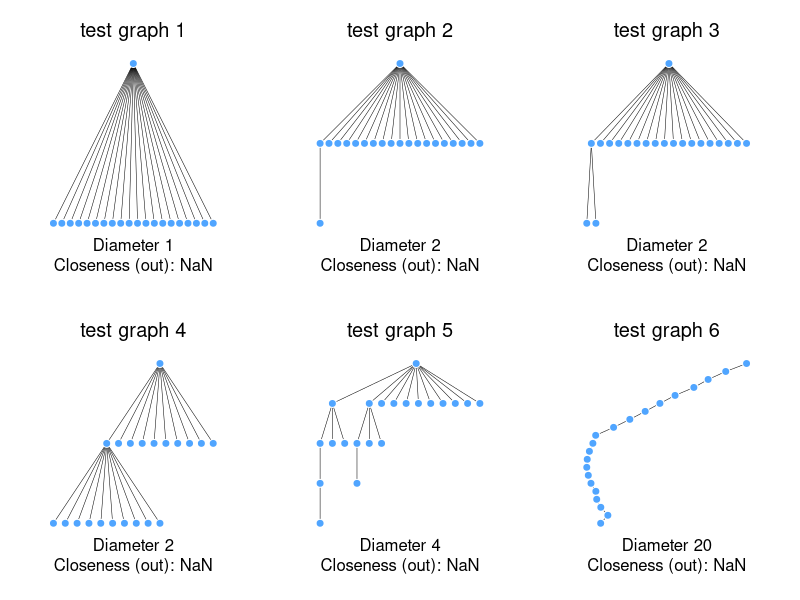

R code for this plot:
library(igraph)
options(scipen=99)

base.dir <- "c:/r/aDiss/descriptivePlots/"

blue <- rgb(80, 165, 255, maxColorValue=255)

star.chain.df1 <- data.frame(
  from=c(0, 0, 0, 0, 0, 0, 0, 0, 0, 0, 0, 0, 0, 0, 0, 0, 0, 0, 0, 0)
  , to=c(1, 2, 3, 4, 5, 6, 7, 8, 9, 10, 11, 12, 13, 14, 15, 16, 17, 18, 19, 20)
  )

star.chain.df2 <- data.frame(
  from=c(0, 0, 0, 0, 0, 0, 0, 0, 0, 0, 0, 0, 0, 0, 0, 0, 0, 0, 0, 1)
  , to=c(1, 2, 3, 4, 5, 6, 7, 8, 9, 10, 11, 12, 13, 14, 15, 16, 17, 18, 19, 20)
)

star.chain.df3 <- data.frame(
  from=c(0, 0, 0, 0, 0, 0, 0, 0, 0, 0, 0, 0, 0, 0, 0, 0, 0, 0, 1, 1)
  , to=c(1, 2, 3, 4, 5, 6, 7, 8, 9, 10, 11, 12, 13, 14, 15, 16, 17, 18, 19, 20)
)

star.chain.df4 <- data.frame(
  from=c(0, 0, 0, 0, 0, 0, 0, 0, 0, 0,  1,  1,  1,   1,  1, 1,   1,  1,  1, 1)
  , to=c(1, 2, 3, 4, 5, 6, 7, 8, 9, 10, 11, 12, 13, 14, 15, 16, 17, 18, 19, 20)
)

star.chain.df5 <- data.frame(
  from=c(0, 0, 0, 0, 0, 0, 0, 0, 0, 1,  1,  1,  2,  2,  2,  10, 16, 13, 0, 0)
  , to=c(1, 2, 3, 4, 5, 6, 7, 8, 9, 10, 11, 12, 13, 14, 15, 16, 17, 18, 19, 20)
)

star.chain.df6 <- data.frame(
  from=c(0, 1, 2, 3, 4, 5, 6, 7, 8, 9, 10, 11, 12, 13, 14, 15, 16, 17, 18, 19)
  , to=c(1, 2, 3, 4, 5, 6, 7, 8, 9, 10, 11, 12, 13, 14, 15, 16, 17, 18, 19, 20)
)




g1 <- graph.data.frame(star.chain.df1, directed=T)
g2 <- graph.data.frame(star.chain.df2, directed=T)
g3 <- graph.data.frame(star.chain.df3, directed=T)
g4 <- graph.data.frame(star.chain.df4, directed=T)
g5 <- graph.data.frame(star.chain.df5, directed=T)
g6 <- graph.data.frame(star.chain.df6, directed=T)

graph.list <- list(g1, g2, g3, g4, g5, g6)

tmp.v <- rep(NA, 6)
df.closenesses <- data.frame(c.out=tmp.v, c.in=tmp.v, c.all=tmp.v, c.total=tmp.v)

#star.chain.plots <- paste(base.dir, "ChainingOutCloseness.png", sep="")
#png(star.chain.plots, width=1024, height=800, pointsize=20)

star.chain.plots <- paste(base.dir, "ChainingOutCloseness.pdf", sep="")
pdf(star.chain.plots, useDingbats=FALSE) #, width=1024, height=800, pointsize=16)
# pdf(file=star.chain.plots, paper="letter", pointsize=8)
par(mfrow=c(2,3))

for (i in 1:6) {

  # i <- 1 + i
  g <- graph.list[[i]]
  diam <- diameter(g)
  round.to <- 3
  #deg <- round(centralization.degree (g, mode = c("all", "out", "in", "total"),loops = TRUE, normalized = TRUE)$centralization , round.to)
  clos.out <- round(centralization.closeness (g, mode = c("out", "in", "all", "total")[1],normalized = TRUE)$centralization, round.to)
  clos.in <- round(centralization.closeness (g, mode = c("out", "in", "all", "total")[2],normalized = TRUE)$centralization, round.to)
  clos.all <- round(centralization.closeness (g, mode = c("out", "in", "all", "total")[3],normalized = TRUE)$centralization, round.to)
  clos.total <- round(centralization.closeness (g, mode = c("out", "in", "all", "total")[4],normalized = TRUE)$centralization, round.to)
  #bet <- round(centralization.betweenness (g, directed = TRUE, nobigint = TRUE,normalized = TRUE)$centralization, round.to)
  #evec <- round(centralization.evcent (g, directed = FALSE, scale = TRUE,options = igraph.arpack.default, normalized = TRUE)$centralization, round.to)
  
  df.closenesses[i,] <- cbind(clos.out, clos.in, clos.all, clos.total)

  tmp.report <- paste("Diameter ", diam, "\n" #, degree ", deg, "\n"
                      , "Closeness (out): ", clos.out, sep="")
                      #, paste(clos.out, clos.in, clos.all, clos.total, sep=",")
                      #, sep="")

  par(mar=c(5,1,4,1))
  
  if (i < 6) {
    l <- layout.reingold.tilford(g, root="0")
  } else {
    l <- layout.kamada.kawai(g)
  }
  V(g)$x <- l[,1]
  V(g)$y <- l[,2]
  
  #plot(g, edge.arrow.size=.5, edge.arrow.width=1, edge.line.weight=2, vertex.label="")
  
  plot(g, vertex.label=NA, vertex.size=10, vertex.color=blue , vertex.frame.color="white"
  , edge.width=.5, edge.color="black", edge.arrow.size=0, edge.arrow.width=0, edge.curved = F)
  
       #mtext(text="Star and chain measurments", side=3, line=0)
  mtext(text=paste("test graph", i, sep=" "), side=3, line=1, cex=1.2)
  mtext(text=tmp.report, side=1, line=2, cex=1)
}

dev.off()
gc()





